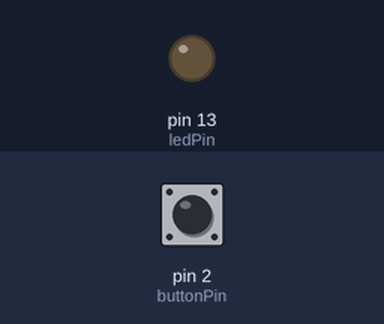
Simulated run of this sketch. Board: Arduino Uno, built with avr-gcc and run on an emulated ATmega328P. Parts: output pins drawn as LEDs (lit = HIGH). Dashed ring = blinking. Inputs (shaded band) come from the test bench; at power-on: pin 2 (buttonPin) HIGH.

Above: at 1.2 s.
1.3 s: pin 2 (buttonPin) pulled LOW for 1 s
At 3.4 s:
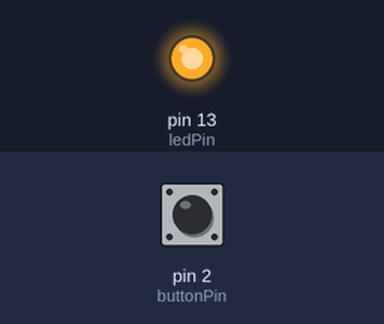
3.8 s: pin 2 (buttonPin) pulled LOW for 0.15 s
At 4.8 s:
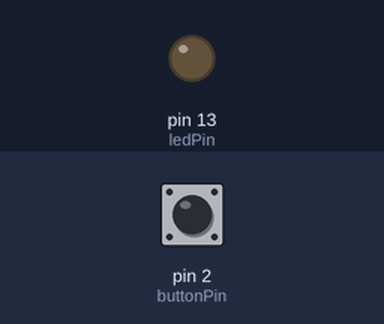
5.4 s: pin 2 (buttonPin) pulled LOW for 3.2 s
At 5.5 s:
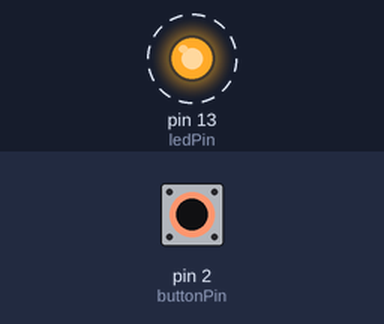
Timing chart, 0 to 9.9 s (numbered marks = the images above; inputs shaded):
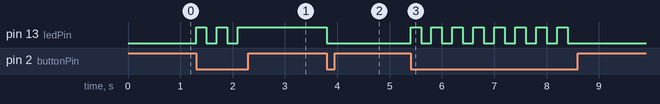

The sketch:

Button_Input.ino
```cpp
// Button Input Template
// Reads a button press and toggles an LED.

const int ledPin = 13;
const int buttonPin = 2;
bool ledState = false;

void setup() {
  pinMode(ledPin, OUTPUT);
  pinMode(buttonPin, INPUT_PULLUP); // Button with internal pull-up
}

void loop() {
  if(digitalRead(buttonPin) == LOW){ // Button pressed
    ledState = !ledState;            // Toggle LED state
    digitalWrite(ledPin, ledState);
    delay(200); // Debounce
  }
}
```

Measured:
- after the input at 1.3 s, pin 13 (ledPin): alternates HIGH for 0.20 s and LOW for 0.20 s, 5 changes in all, then stays HIGH, starting at once
- after the input at 3.8 s, pin 13 (ledPin): HIGH → LOW at once
- after the input at 5.4 s, pin 13 (ledPin): alternates HIGH for 0.20 s and LOW for 0.20 s, 16 changes in all, then stays LOW, starting at once
